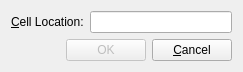
<?xml version="1.0" encoding="UTF-8"?>
<ui version="4.0">
 <class>GoToCellDialog</class>
 <widget class="QDialog" name="GoToCellDialog">
  <property name="geometry">
   <rect>
    <x>0</x>
    <y>0</y>
    <width>243</width>
    <height>71</height>
   </rect>
  </property>
  <property name="windowTitle">
   <string>Go to Cell</string>
  </property>
  <layout class="QVBoxLayout" name="verticalLayout">
   <item>
    <layout class="QHBoxLayout" name="horizontalLayout">
     <item>
      <widget class="QLabel" name="label">
       <property name="text">
        <string>&amp;Cell Location:</string>
       </property>
       <property name="buddy">
        <cstring>lineEdit</cstring>
       </property>
      </widget>
     </item>
     <item>
      <widget class="QLineEdit" name="lineEdit"/>
     </item>
    </layout>
   </item>
   <item>
    <layout class="QHBoxLayout" name="horizontalLayout_2">
     <item>
      <spacer name="horizontalSpacer">
       <property name="orientation">
        <enum>Qt::Horizontal</enum>
       </property>
       <property name="sizeHint" stdset="0">
        <size>
         <width>40</width>
         <height>20</height>
        </size>
       </property>
      </spacer>
     </item>
     <item>
      <widget class="QPushButton" name="okButton">
       <property name="enabled">
        <bool>false</bool>
       </property>
       <property name="text">
        <string>OK</string>
       </property>
       <property name="default">
        <bool>true</bool>
       </property>
      </widget>
     </item>
     <item>
      <widget class="QPushButton" name="cancelButton">
       <property name="text">
        <string>&amp;Cancel</string>
       </property>
      </widget>
     </item>
    </layout>
   </item>
  </layout>
 </widget>
 <tabstops>
  <tabstop>lineEdit</tabstop>
  <tabstop>okButton</tabstop>
  <tabstop>cancelButton</tabstop>
 </tabstops>
 <resources/>
 <connections/>
</ui>
